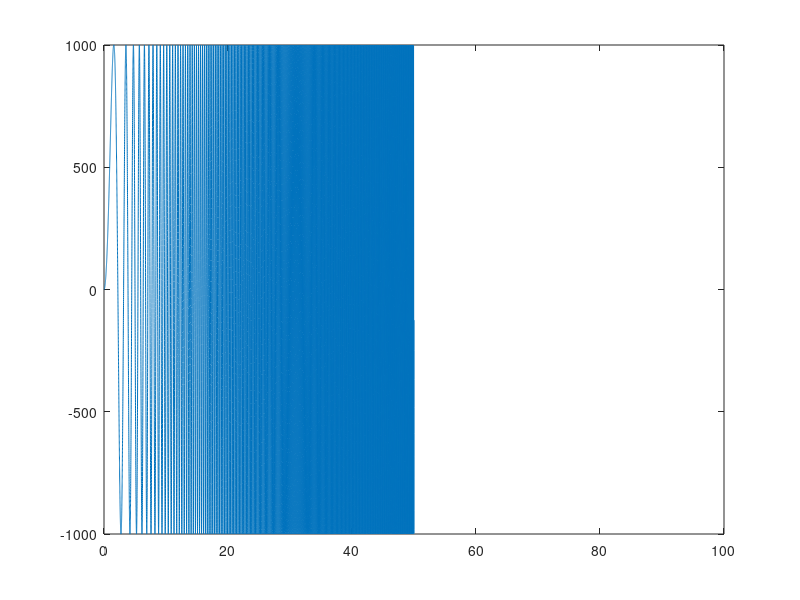
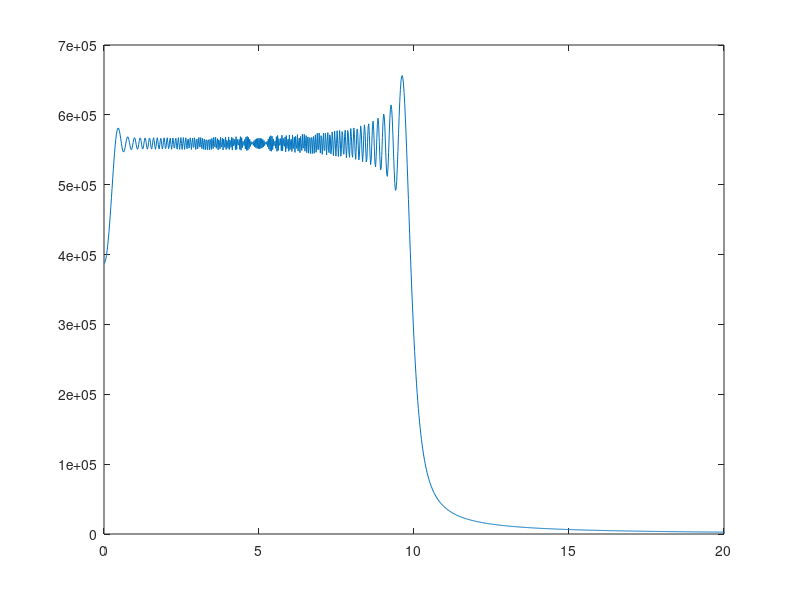

Source code (MATLAB) for these figures, in order: (Note: this script raises an error after producing the figures.)
% This file is used to generate the input data for system identification.
clear; clc; close all;
%% Generate the sweep wave.
f_sample = 500; % Sampling frequency is 500Hz
Time = 50;
N = f_sample*Time;% sweep wave sample numbers
t = 0:1/f_sample:(N-1)/f_sample;% sweep wave time instants
ampl = 1000; % the amplitude of the sweep wave
sweep_wave = ampl.*chirp(t,0,50,10,'linear',-90); % generate 0-10Hz sweep wave
sweep_wave = sweep_wave'; % tranpose the array
sweep_wave_str = num2str(sweep_wave);% convert number to string

for i = 1:f_sample*Time
    sweep_wave_cell{i} = {sweep_wave_str(i,1:12)};% convert the string to the cell array
end
for i = 1:f_sample*Time
    sweep_wave_str1(i) = strcat(sweep_wave_cell{i},',');% add the comma between the array elements
end
%% Plot time-series data and frequency-domain data.
format short;
f = linspace(0,f_sample,N);
figure(1);
plot(t(1:N), sweep_wave(1:N)); % display the time-series data
xlim([0 100]);
figure(2);
sweep_wave_fft = fft(sweep_wave);
plot(f,abs(sweep_wave_fft(1:N)));% display the frequency-domain data
xlim([0 20]);

%% Write the sweep_wave to txt file.
filename = 'sweep_wave_500_50s_0_10Hz.txt';
dlmwrite(filename,sweep_wave_str1,'delimiter','','precision',3);


